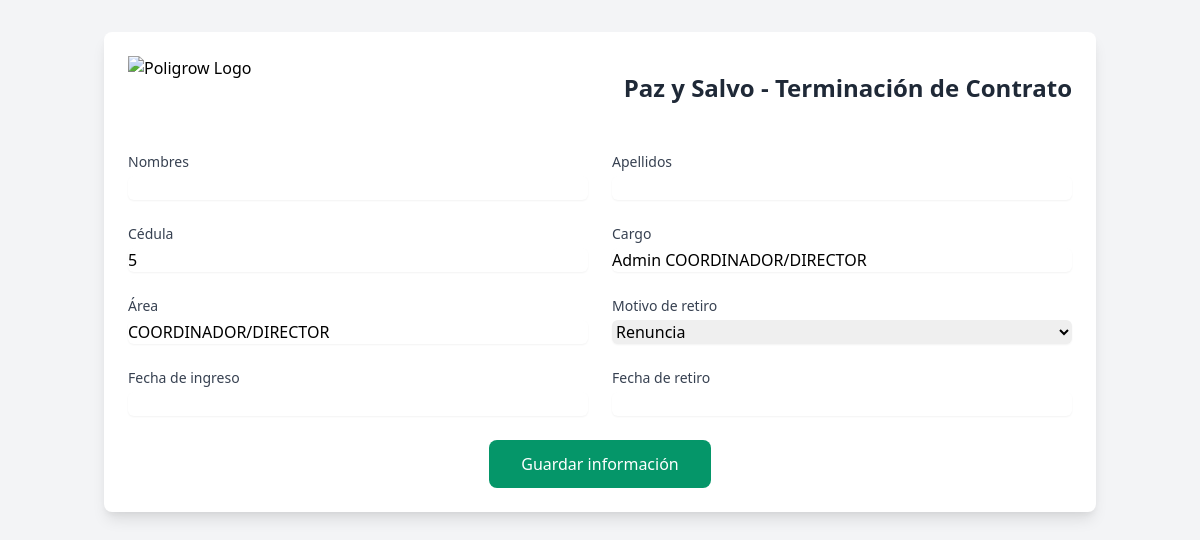
The page /poligrow_paz_y_salvo/generar_paz_y_salvo_empleado.php?empleado_id=5 on the database its author committed.
### tables this page shows
CREATE TABLE `empleados` (
  `id` int(11) NOT NULL AUTO_INCREMENT,
  `cedula` varchar(20) NOT NULL,
  `nombres` varchar(255) DEFAULT NULL,
  `apellidos` varchar(255) DEFAULT NULL,
  `cargo` varchar(255) NOT NULL,
  `area` varchar(255) NOT NULL,
  `password` varchar(255) NOT NULL,
  `es_admin` tinyint(1) DEFAULT 0,
  `fecha_ingreso` date DEFAULT NULL,
  `fecha_retiro` date DEFAULT NULL,
  `motivo_retiro` varchar(100) DEFAULT NULL,
  `created_at` timestamp NOT NULL DEFAULT current_timestamp(),
  `updated_at` timestamp NOT NULL DEFAULT current_timestamp() ON UPDATE current_timestamp(),
  PRIMARY KEY (`id`),
  UNIQUE KEY `cedula` (`cedula`),
  KEY `idx_empleados_cedula` (`cedula`)
);

### poligrow_paz_y_salvo/includes/database.php (called while the page is built, shortened)
<?php
class DatabaseConfig {
    private static $instance = null;
    public static function getConnection() {
        if (self::$instance === null) {
            self::$instance = new mysqli(
                self::DB_HOST,
                self::DB_USER,
                self::DB_PASS,
                self::DB_NAME
            );
            self::$instance->set_charset("utf8");
        }
        return self::$instance;
    }
}
function getUserById($id) {
    $conn = DatabaseConfig::getConnection();
    $stmt = $conn->prepare("SELECT * FROM empleados WHERE id = ?");
    $stmt->bind_param("i", $id);
    $stmt->execute();
    $result = $stmt->get_result();
    return $result->fetch_assoc();
}
?>

### poligrow_paz_y_salvo/generar_paz_y_salvo_empleado.php (the view, shortened to what this page needs)
<?php
require_once 'includes/database.php';
require_once 'logica_paz_y_salvo.php';
$empleado_id = isset($_GET['empleado_id']) ? $_GET['empleado_id'] : null;
if ($empleado_id) {
    $stmt = DatabaseConfig::getConnection()->prepare("SELECT * FROM empleados WHERE id = ?");
    $stmt->bind_param("i", $empleado_id);
    $stmt->execute();
    $result = $stmt->get_result();
    $empleado = $result->fetch_assoc();
}
?>
<!DOCTYPE html>
<html lang="es">
<head>
    <link href="https://cdn.jsdelivr.net/npm/tailwindcss@2.2.19/dist/tailwind.min.css" rel="stylesheet">
    <link rel="stylesheet" href="https://cdnjs.cloudflare.com/ajax/libs/jqueryui/1.12.1/jquery-ui.min.css">
</head>
<body class="bg-gray-100">
    <div class="container mx-auto px-4 py-8">
        <div class="bg-white rounded-lg shadow-lg p-6">
            <div class="flex items-center justify-between mb-8">
                <img src="assets/images/logo.png" alt="Poligrow Logo" class="h-16">
                <h1 class="text-2xl font-bold text-center text-gray-800">
                    Paz y Salvo - Terminación de Contrato
                </h1>
            </div>
            <form method="POST" enctype="multipart/form-data" class="space-y-6">
                <div class="grid grid-cols-1 md:grid-cols-2 gap-6">
                    <?php
                    $usuario = getUserById($_SESSION['user_id']);
                    ?>
                    <div>
                        <label class="block text-sm font-medium text-gray-700">Nombres</label>
                        <input type="text" name="nombres" required
                               value="<?php echo isset($empleado['nombres']) ? $empleado['nombres'] : $usuario['nombres']; ?>"
                               class="mt-1 block w-full rounded-md border-gray-300 shadow-sm focus:border-blue-500 focus:ring-blue-500">
                    </div>
                    <div>
                        <label class="block text-sm font-medium text-gray-700">Apellidos</label>
                        <input type="text" name="apellidos" required
                               value="<?php echo isset($empleado['apellidos']) ? $empleado['apellidos'] : $usuario['apellidos']; ?>"
                               class="mt-1 block w-full rounded-md border-gray-300 shadow-sm focus:border-blue-500 focus:ring-blue-500">
                    </div>
                    <div>
                        <label class="block text-sm font-medium text-gray-700">Cédula</label>
                        <input type="text" name="cedula" required
                               value="<?php echo isset($empleado['cedula']) ? $empleado['cedula'] : $usuario['cedula']; ?>"
                               class="mt-1 block w-full rounded-md border-gray-300 shadow-sm focus:border-blue-500 focus:ring-blue-500">
                    </div>
                    <div>
                        <label class="block text-sm font-medium text-gray-700">Cargo</label>
                        <input type="text" name="cargo" required
                               value="<?php echo isset($empleado['cargo']) ? $empleado['cargo'] : $usuario['cargo']; ?>"
                               class="mt-1 block w-full rounded-md border-gray-300 shadow-sm focus:border-blue-500 focus:ring-blue-500">
                    </div>
                    <div>
                        <label class="block text-sm font-medium text-gray-700">Área</label>
                        <input type="text" name="area" required
                               value="<?php echo isset($empleado['area']) ? $empleado['area'] : $usuario['area']; ?>"
                               class="mt-1 block w-full rounded-md border-gray-300 shadow-sm focus:border-blue-500 focus:ring-blue-500">
                    </div>
                    <div>
                        <label class="block text-sm font-medium text-gray-700">Motivo de retiro</label>
                        <select name="motivo_retiro" required
                                class="mt-1 block w-full rounded-md border-gray-300 shadow-sm focus:border-blue-500 focus:ring-blue-500">
                            <option value="RENUNCIA" <?php echo (isset($empleado['motivo_retiro']) && $empleado['motivo_retiro'] == 'RENUNCIA') ? 'selected' : ''; ?>>Renuncia</option>
                        </select>
                    </div>
                    <div>
                        <label class="block text-sm font-medium text-gray-700">Fecha de ingreso</label>
                        <input type="text" name="fecha_ingreso" required class="datepicker mt-1 block w-full rounded-md border-gray-300 shadow-sm focus:border-blue-500 focus:ring-blue-500"
                               value="<?php echo isset($empleado['fecha_ingreso']) ? date('d/m/Y', strtotime($empleado['fecha_ingreso'])) : ''; ?>">
                    </div>
                    <div>
                        <label class="block text-sm font-medium text-gray-700">Fecha de retiro</label>
                        <input type="text" name="fecha_retiro" required class="datepicker mt-1 block w-full rounded-md border-gray-300 shadow-sm focus:border-blue-500 focus:ring-blue-500"
                               value="<?php echo isset($empleado['fecha_retiro']) ? date('d/m/Y', strtotime($empleado['fecha_retiro'])) : ''; ?>">
                    </div>
                </div>
                <div class="mt-8 flex justify-center space-x-4">
                    <button type="submit" name="guardar_y_salir"
                            class="bg-green-600 text-white px-8 py-3 rounded-lg hover:bg-green-700 focus:outline-none focus:ring-2 focus:ring-green-500 focus:ring-offset-2">
                        Guardar información
                    </button>
                </div>
            </form>
        </div>
    </div>
</body>
</html>

### rows shown on the page
empleados: cedula "5", cargo "Admin COORDINADOR/DIRECTOR", area "COORDINADOR/DIRECTOR"
